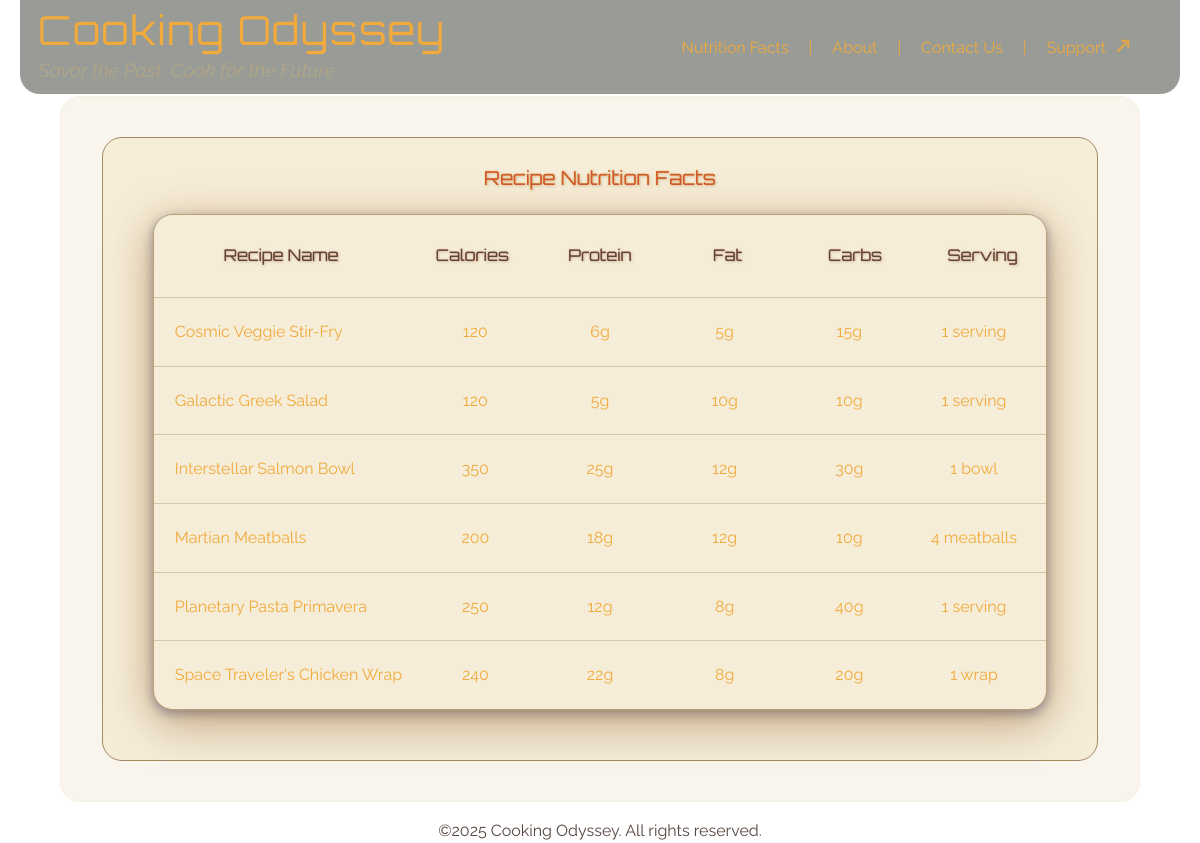
Screenshot of /nutrition/ with the database file from the repository.
### recipes/models.py (models this page shows, shortened)
class Recipe(models.Model):
    title = models.CharField(max_length=200)
    subtitle = models.CharField(max_length=200, blank=True)
    description = models.TextField(blank=True)
    ingredients = models.TextField(
        help_text="One ingredient per line (no bullets or numbers needed)"
    )
    steps = models.TextField(
        help_text="One step per line (no numbering needed; numbers will be added on the page)"
    )
    hero_image = models.ImageField(upload_to="recipes/", blank=True, null=True)
    slug = models.SlugField(unique=True, blank=True)
    servings = models.PositiveSmallIntegerField(
        default=1, validators=[MinValueValidator(1)]
    )
    serving_display = models.CharField(
        max_length=100,
        blank=True,
        help_text='Shown in lists, e.g. "1 serving", "1 wrap", "4 meatballs"',
    )
    prep_minutes = models.PositiveSmallIntegerField(default=0)
    cook_minutes = models.PositiveSmallIntegerField(default=0)
    calories_kcal = models.PositiveSmallIntegerField(default=0)
    protein_g = models.PositiveSmallIntegerField(default=0)
    fat_g = models.PositiveSmallIntegerField(default=0)
    carbs_g = models.PositiveSmallIntegerField(default=0)
    created_at = models.DateTimeField(auto_now_add=True)

### recipes/views.py (the view)
# urls.py: path("nutrition/", nutrition_table, name="nutrition"),
def nutrition_table(request):
    recipes = Recipe.objects.order_by("title")
    return render(request, "nutrition.html", {"recipes": recipes})

### recipes/context_processors.py (called while the page is built)
def debug_flag(request):
    return {"debug": settings.DEBUG}

### templates/nutrition.html (shortened to what this page needs)
{% extends "base.html" %}
{% block content %}
<div class="nutrition_facts">
  <h3>Recipe Nutrition Facts</h3>
  <div class="nutrition_facts_grid_new">
    <div class="header">
      <h4>Recipe Name</h4>
      <h4>Calories</h4>
      <h4>Protein</h4>
      <h4>Fat</h4>
      <h4 title="Carbohydrates">Carbs</h4>
      <h4>Serving</h4>
    </div>
    {% for r in recipes %}
    <a class="recipe" href="{% url 'recipe_detail' slug=r.slug %}">
        <div class="name">{{ r.title }}</div>
        <div class="calories">{{ r.calories_kcal }}</div>
        <div class="protein">{{ r.protein_g }}g</div>
        <div class="fat">{{ r.fat_g }}g</div>
        <div class="carbohydrates">{{ r.carbs_g }}g</div>
        <div class="serving">{{ r.serving_display }}</div>
    </a>
    {% empty %}
      <p>No recipes yet.</p>
    {% endfor %}
  </div>
</div>
{% endblock %}

### templates/base.html (shortened to what this page needs)
{% load static %}
<!DOCTYPE html>
<html lang="en">
<head>
  <link href="{% static 'css/main.css' %}" rel="stylesheet" type="text/css">
</head>
<body>
  <div class="body_container">
    <nav>
      <div>
        <a href="{% url 'home' %}" style="padding:0px;">
            <h1>Cooking Odyssey</h1></a>
        <p class="slogan">Savor the Past, Cook for the Future</p>
      </div>
      <ul class="nav_links">
        <li><a href="{% url 'nutrition' %}">Nutrition Facts</a></li>
        <li><a href="{% url 'about' %}">About</a></li>
        <li><a href="{% url 'contact' %}">Contact Us</a></li>
        <li><a href="https://www.buymeacoffee.com/annaseregina" target="_blank" class="support-nav"
            title="Opens Buy Me a Coffee in a new tab">
            Support
        </a></li>
      </ul>
    </nav>
    <div class="content_wrapper">
      <div class="transparent_layer">
        {% block content %}{% endblock %}
      </div>
      <footer>
        <p>&copy;{% now "Y" %} Cooking Odyssey. All rights reserved.</p>
      </footer>
    </div>
  </div>
</body>
</html>

### static/css/main.css (style rules this page uses)
body, p { font-family: 'Raleway', sans-serif; font-weight: normal; font-style: normal; font-size: 16px; line-height: 1.6; color: #55463f; }
h1 { font-family: "Orbitron", sans-serif; font-weight: normal; font-style: normal; color: #f1aa3b; font-size: clamp(1rem, 2.5rem, 4rem); line-height: 1.2; margin-top: 0.5em; margin-bottom: 1em; }
h3 { font-family: "Orbitron", sans-serif; line-height: 1.1; font-weight: normal; font-size: 1.2rem; text-align: center; color: rgb(207, 88, 52); text-shadow: 0px 0px 1px rgb(236, 155, 4, 0.9), 1px 1px 3px rgba(166, 136, 97, 0.5); margin:0px; }
h4 { font-family: "Orbitron", sans-serif; line-height: 1.1; font-weight: normal; color: #55463f; text-shadow: 0px 0px 1px rgb(207, 88, 52, 0.9), 1px 1px 3px rgba(166, 136, 97, 0.5); }
body { margin: 0; padding: 0; position:relative; overflow: hidden; height: 100vh; }
.body_container { position:relative; padding:0; margin: 0; overflow: auto; height: 100vh; justify-content: center; display: flex; }
.content_wrapper { height:auto; padding-top:8vw; display: flex; flex-direction: column; justify-content: space-between; }
.transparent_layer { background-color: rgba(235, 223, 196, 0.316); border: 1px solid rgba(235, 223, 196, 0.223); border-radius: 20px; position: relative; width:100%; align-self: center; display: flex; justify-content: center; }
footer { display:flex; justify-content: center; justify-items: baseline; width:100%; }
footer p { margin-bottom:0px; }
nav { padding: 10px 18px 8px; color: #f1aa3b; margin: 0px; background-color: rgba(67, 72, 63, 0.547); border-bottom-right-radius: 20px; border-bottom-left-radius: 20px; min-block-size: 50px; width:auto; position: absolute; top:0; left:20px; right:20px; display:flex; flex-direction: row; justify-content:space-between; align-items:center; height:fit-content; }
a { color: #f1aa3b; text-decoration: none; padding: 10px; }
nav h1 { padding:0px; text-wrap: nowrap; cursor:pointer; margin:0px 0px 5px; letter-spacing: 0.1rem; line-height: 1; }
.slogan { font-size: 1.2rem; color: #b2a687; margin: 0px; font-style: italic; }
nav > ul { display:flex; margin: 0px; padding:0px; list-style: none; border-style: none; }
nav ul li { margin-right: 10px; text-wrap: nowrap; display: flex; align-items: center; justify-content: center; }
nav > ul li::after { content: "|"; margin-left: 10px; }
nav > ul li:last-child::after { content: ""; }
.nutrition_facts { display: grid; justify-content:center; margin:40px; width:fit-content; background-color: #f5edd8; border: 1px solid #a68861; border-radius: 20px; padding:30px 50px 50px 50px; }
::placeholder { color: rgba(85, 70, 63, 0.425); font-style: italic; }
.nutrition_facts_grid_new { display: grid; grid-auto-rows: auto; gap: 1px; background-color: #d6c6aa; border: 1px solid #bc9e75; border-radius: 20px; box-shadow: 0 10px 45px rgba(236, 118, 1, 0.4); filter: drop-shadow(0 4px 6px rgba(16, 64, 130, 0.563)); overflow: hidden; margin-top:25px; }
:root { --grid-columns: 2fr 1fr 1fr 1fr 1fr 1fr; }
.header { display: grid; grid-template-columns: var(--grid-columns); background-color: #f5edd8; text-align: center; }
.recipe { display: grid; grid-template-columns: var(--grid-columns); background-color: #f5edd8; text-align: center; transition: background-color 0.5s ease; }
.header h4, .recipe div { padding: 10px; border: 1px solid transparent; }
.header h4:first-child { text-wrap: nowrap; }
.recipe div:first-child { text-align: left; }
.support-nav { color: var(--brand-accent, #f1aa3b); border: 0; text-decoration: none; }
.external-icon { width: 18px; height: 18px; margin-left: 4px; vertical-align: -2px; opacity: .8; }

### rows the page displays
Recipe: title "Cosmic Veggie Stir-Fry", calories_kcal "120", protein_g "6", fat_g "5", carbs_g "15", serving_display "1 serving"
Recipe: title "Galactic Greek Salad", calories_kcal "120", protein_g "5", fat_g "10", carbs_g "10", serving_display "1 serving"
Recipe: title "Interstellar Salmon Bowl", calories_kcal "350", protein_g "25", fat_g "12", carbs_g "30", serving_display "1 bowl"
Recipe: title "Martian Meatballs", calories_kcal "200", protein_g "18", fat_g "12", carbs_g "10", serving_display "4 meatballs"
Recipe: title "Planetary Pasta Primavera", calories_kcal "250", protein_g "12", fat_g "8", carbs_g "40", serving_display "1 serving"
Recipe: title "Space Traveler's Chicken Wrap", calories_kcal "240", protein_g "22", fat_g "8", carbs_g "20", serving_display "1 wrap"
